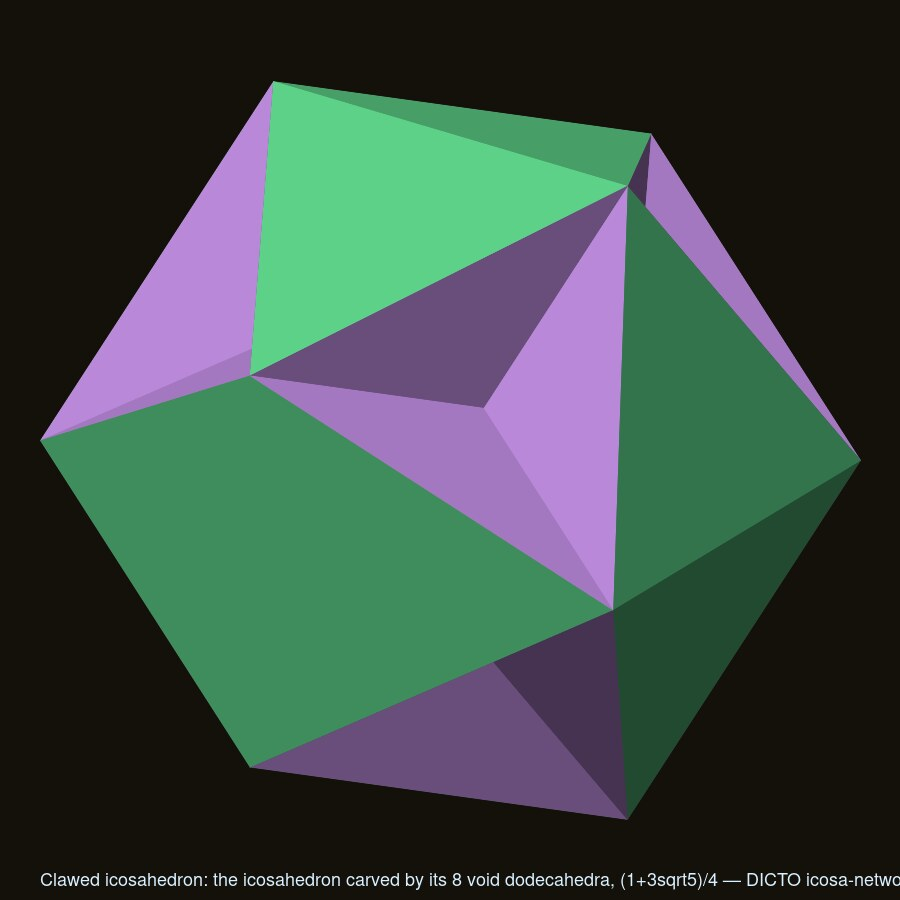
#> input picture studies/2026-10-10-icosa-networks-3/renders/clawed-icosahedron.jpg, 900 x 900 px, given in place of exploded.png, which was not available
$ python cleo_figure.py ../../2026-10-10-icosa-networks-3/renders ../../2026-10-10-icosa-networks-3/renders/cubocta-ico-exploded.jpg
#> lines starting #> are read from the running program, lines starting #| are printed output that depends on the picture; pictures that were not available may be replaced by others from this repository, and a replacement may not be noted
# Composes the Cleo star figure (paper Progenitors) from the render_cleo.html shots (shoot_cleo.mjs -> a folder of PNGs):
# usage: python3 scripts/cleo_figure.py <shots folder> <out.jpg>
import sys
from PIL import Image, ImageDraw, ImageFont
D, OUT = sys.argv[1], sys.argv[2]
F = '/usr/share/fonts/truetype/dejavu/DejaVuSans'
f = lambda s, b=False: ImageFont.truetype(F + ('-Bold' if b else '') + '.ttf', s)
BG, INK, MUTE = (244, 241, 234), (43, 38, 32), (109, 101, 86)
W, Hh = 2460, 1560
im = Image.new('RGB', (W, Hh), BG); d = ImageDraw.Draw(im)
#> after `im = Image.new('RGB', (W, Hh), BG)`:
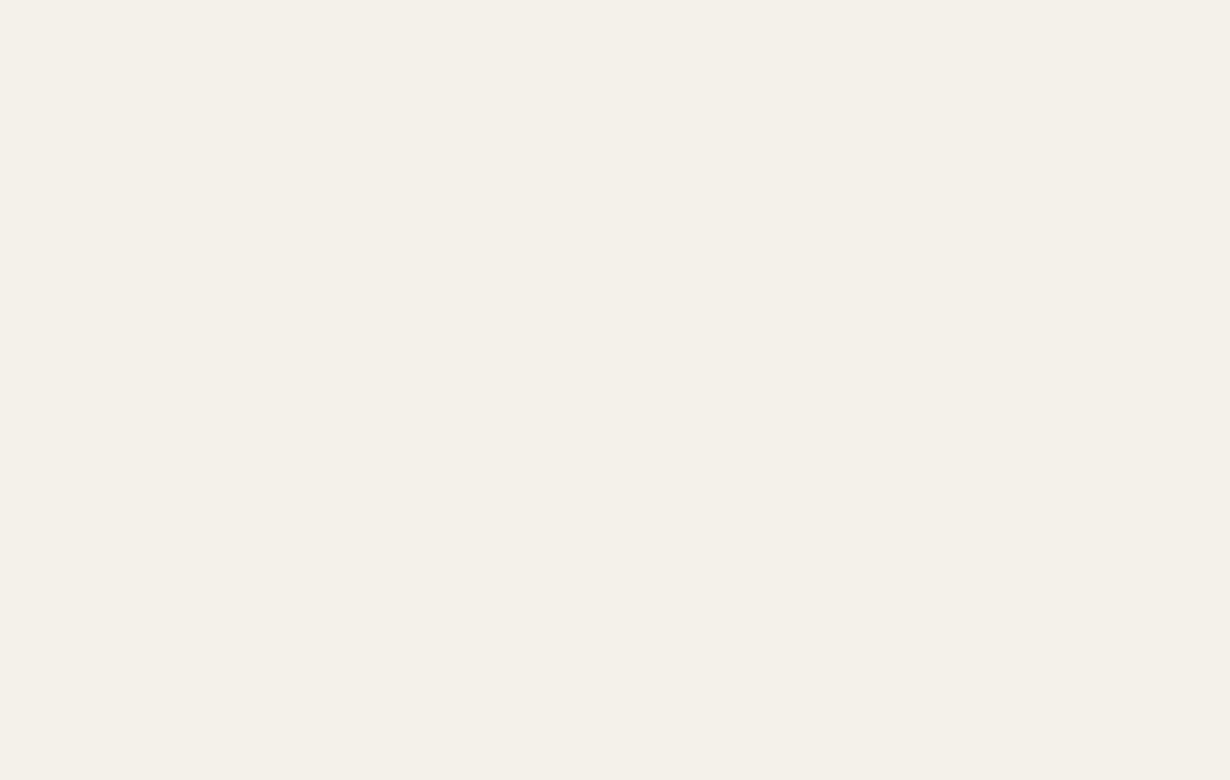
#> im: PIL image 2460x1560 RGB (shown at 1/2 size); mean R, G, B 244, 241, 234
d.text((40, 30), 'The Cleo star build in the golden cycle', font=f(46, True), fill=INK)
d.text((40, 92), "I (20 Cleo-Icos) ⊂ Cleo star ⊂ D′ = (2/3)·D ⊂ ID ⊂ O ⊂ rTI ⊂ TI ⊂ H ⊂ hull ⊂ RT ⊂ M ⊂ I·φ³   (exact in ℚ(√5))", font=f(26), fill=MUTE)
panels = [('exploded', 'The build, pulled apart', ['20 Cleo-Icos (wisteria) · 20 Cleo spikes (cyan)', '12 inward pyramids (gold) · 30 valley tetrahedra (green)']),
          ('assembled', 'Assembled: 82 pieces fill D′', ["the spike tips are the corners of D′; pyramids and valleys", 'as glass, inside glass D′ and glass ID']),
          ('cycle', 'In the cycle', ['a slice removed: the build at the centre', 'of the outer shells'])]
for i, (k, t, sub) in enumerate(panels):
    p = Image.open(f'{D}/{k}.png').convert('RGB').resize((720, 720)); x = 40 + i * 800
    im.paste(p, (x, 150))
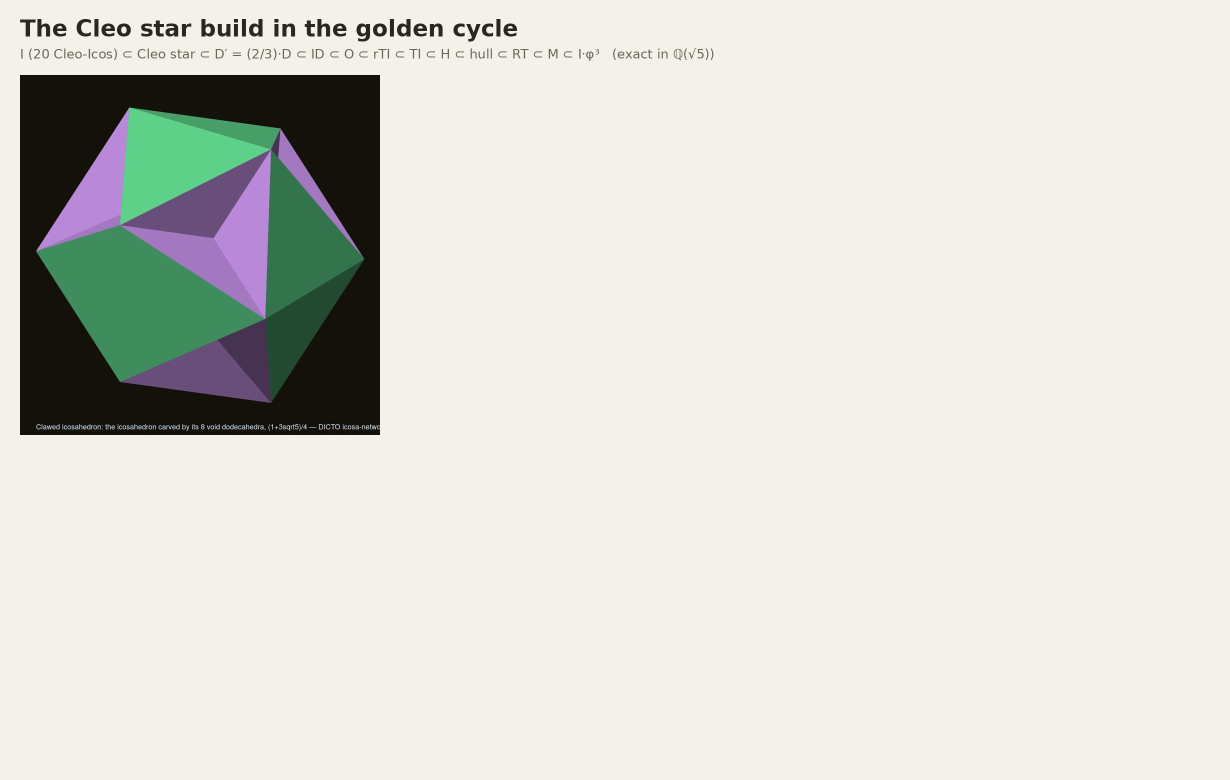
#> im: PIL image 2460x1560 RGB (shown at 1/2 size); mean R, G, B 218, 217.6, 210.7
    tw = d.textlength(t, font=f(30, True)); d.text((x + 360 - tw / 2, 885), t, font=f(30, True), fill=INK)
#> after `tw = d.textlength(t, font=f(30, True))`: tw = 386
    for j, s in enumerate(sub):
        sw = d.textlength(s, font=f(21)); d.text((x + 360 - sw / 2, 928 + 28 * j), s, font=f(21), fill=MUTE)
#> this loop made 2 passes
#> sw on passes 1 to 2: 479.5, 595.1
#> pass 2 of the loop `for i, (k, t, sub) in enumerate(panels):`:
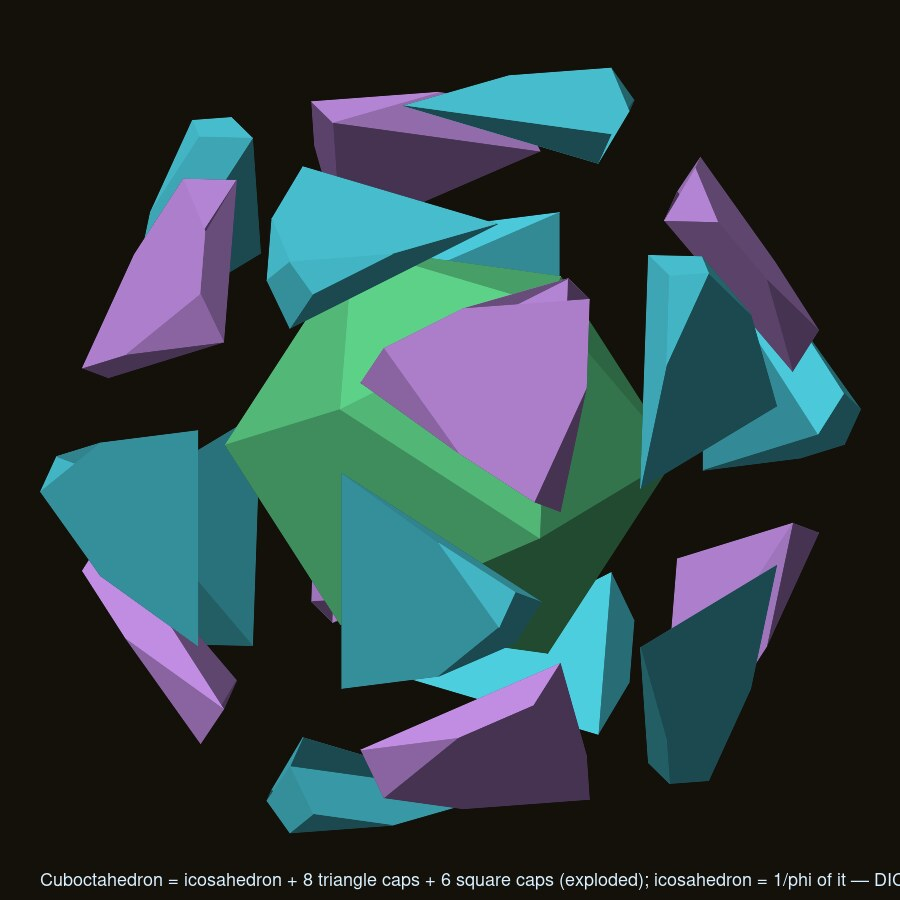
#> input picture studies/2026-10-10-icosa-networks-3/renders/cubocta-ico-exploded.jpg, 900 x 900 px, given in place of assembled.png, which was not available
#> `im.paste(p, (x, 150))`:
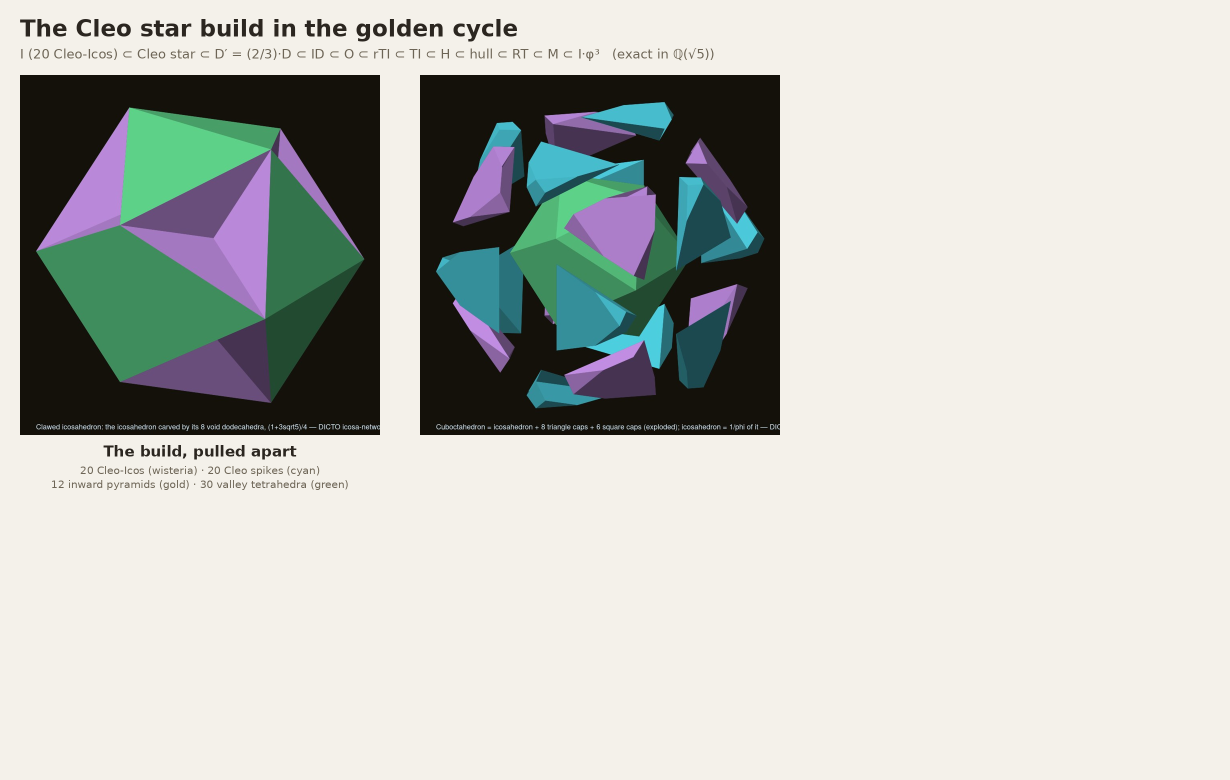
#> im: PIL image 2460x1560 RGB (shown at 1/2 size); mean R, G, B 191.1, 193.5, 187.8
#> tw = 463.3
#> the loop `for j, s in enumerate(sub):` made 2 passes
#> sw on passes 1 to 2: 599.7, 383.9
d.text((40, 1020), 'The twelve stations at true scale', font=f(30, True), fill=INK)
names = ['I', 'star', 'Dp', 'ID', 'O', 'rTI', 'TI', 'H', 'hull', 'RT', 'M', 'Ip3']; labels = ['I', 'Cleo star', 'D′', 'ID', 'O', 'rTI', 'TI', 'H', 'hull', 'RT', 'M', 'I·φ³']
for i, (n, l) in enumerate(zip(names, labels)):
#> (the run stopped early here; a loop or call above may not have finished)
